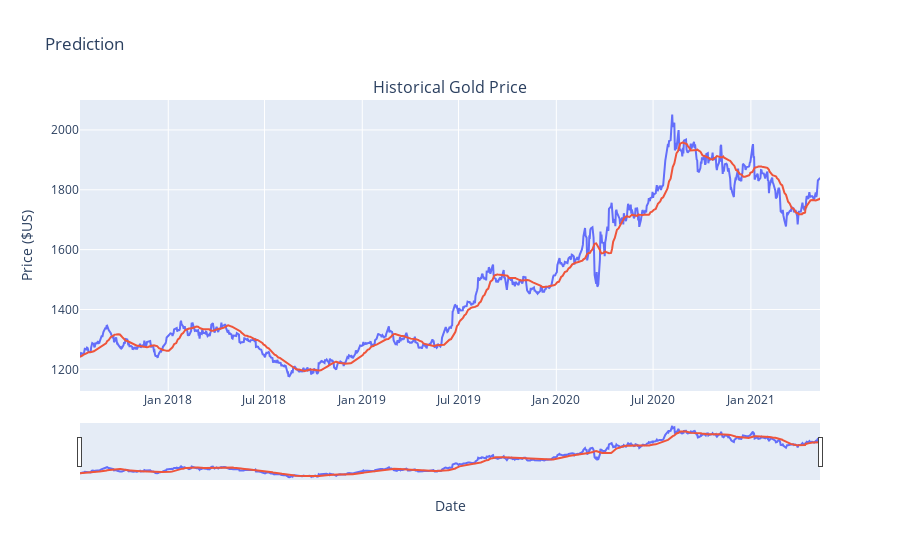

The cell this chart's notebook holds for it:
### Code cell
fig = make_subplots(rows=1, cols=1, shared_xaxes=True, subplot_titles=("Historical Gold Price", "Historical Revenue"))
fig.add_trace(go.Scatter(x=pd.to_datetime(test_date_set.Date, infer_datetime_format=True), y=test_date_set['Real values'].astype("float"), name="Real"), row=1, col=1)
fig.add_trace(go.Scatter(x=pd.to_datetime(test_date_set.Date, infer_datetime_format=True), y=test_date_set['Predicted values'].astype("float"), name="Predicted"), row=1, col=1)
fig.update_xaxes(title_text="Date", row=1, col=1)
#fig.update_xaxes(title_text="Date", row=2, col=1)
fig.update_yaxes(title_text="Price ($US)", row=1, col=1)
#fig.update_yaxes(title_text="Revenue ($US Millions)", row=2, col=1)
fig.update_layout(showlegend=False,
height=900,
title='Prediction',
xaxis_rangeslider_visible=True)
fig.show()

### Figure 1 — Plotly figure (JSON) as saved in the notebook; plotly's stock layout.template omitted (floating-point values rounded to 4 significant figures; data arrays with more than 128 entries replaced by an {"elided": "..."} marker saying what was removed)
{"data": [{"name": "Real", "type": "scatter", "x": {"elided": "960 str values"}, "xaxis": "x", "y": {"elided": "960 float values"}, "yaxis": "y"}, {"name": "Predicted", "type": "scatter", "x": {"elided": "960 str values"}, "xaxis": "x", "y": {"elided": "960 float values"}, "yaxis": "y"}], "layout": {"annotations": [{"font": {"size": 16}, "showarrow": false, "text": "Historical Gold Price", "x": 0.5, "xanchor": "center", "xref": "paper", "y": 1, "yanchor": "bottom", "yref": "paper"}], "autosize": true, "showlegend": false, "title": {"text": "Prediction"}, "xaxis": {"anchor": "y", "autorange": false, "domain": [0, 1], "range": ["2017-07-19", "2021-05-11"], "rangeslider": {"autorange": true, "range": ["2017-07-19", "2021-05-11"], "visible": true, "yaxis": {"_template": null, "rangemode": "match"}}, "title": {"text": "Date"}, "type": "date"}, "yaxis": {"anchor": "x", "autorange": true, "domain": [0, 1], "range": [1128.0, 2100.0], "title": {"text": "Price ($US)"}, "type": "linear"}}}
